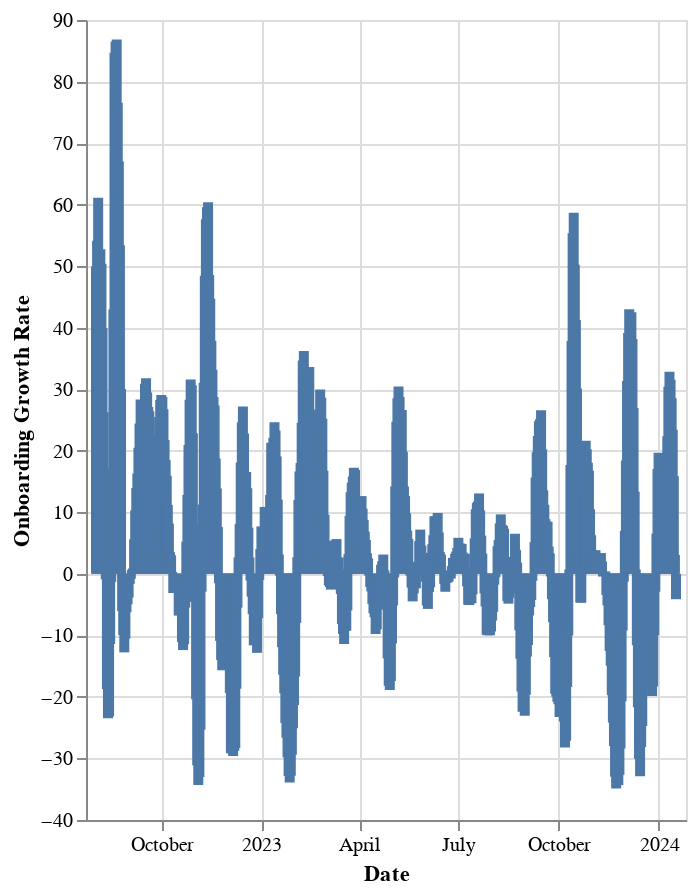

Write notebook code for a chart like this one.
### Markdown cell above
### Onboarding Growth Rate (7 Day Rolling Average)

### Code cell
# | output: true

df["growth_rate"] = df["onboarded_tibs"].pct_change(periods=7).rolling(7).mean() * 100
recent_df = df[df["date"] > "2022-08-01"]

alt.Chart(recent_df).mark_bar().encode(
    x=alt.X("date:T", title="Date"),
    y=alt.Y("growth_rate:Q", title="Onboarding Growth Rate"),
    tooltip=[
        alt.Tooltip("date:T", title="Date"),
        alt.Tooltip("growth_rate:Q", title="Onboarding Growth Rate"),
    ],
).properties(
    width="container",
    height=400,
)

### Figure 1 — Vega-Lite specification as saved in the notebook (floating-point values rounded to 4 significant figures; data arrays with more than 128 entries replaced by an {"elided": "..."} marker saying what was removed)
{"usermeta": {"embedOptions": {"theme": "powerbi"}}, "config": {"view": {"continuousWidth": 300, "continuousHeight": 300}}, "data": {"name": "data-9b254a08670f24954af350d6030e3ed2"}, "mark": {"type": "bar"}, "encoding": {"tooltip": [{"field": "date", "title": "Date", "type": "temporal"}, {"field": "growth_rate", "title": "Onboarding Growth Rate", "type": "quantitative"}], "x": {"field": "date", "title": "Date", "type": "temporal"}, "y": {"field": "growth_rate", "title": "Onboarding Growth Rate", "type": "quantitative"}}, "height": 400, "width": "container", "$schema": "https://vega.github.io/schema/vega-lite/v5.16.3.json", "datasets": {"data-9b254a08670f24954af350d6030e3ed2": {"elided": "534 records"}}}
